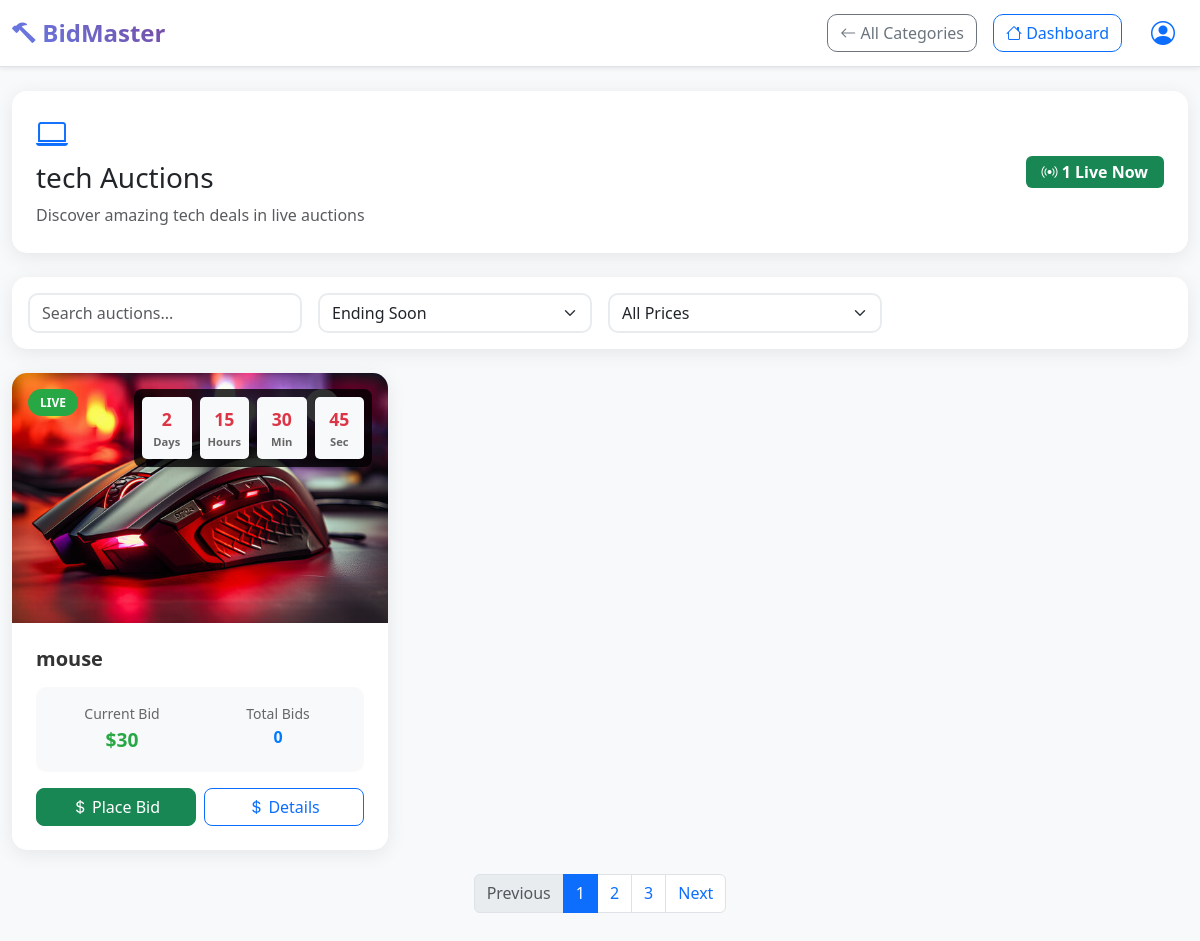
Page /live_to_show/13/tech on the earlier database version.
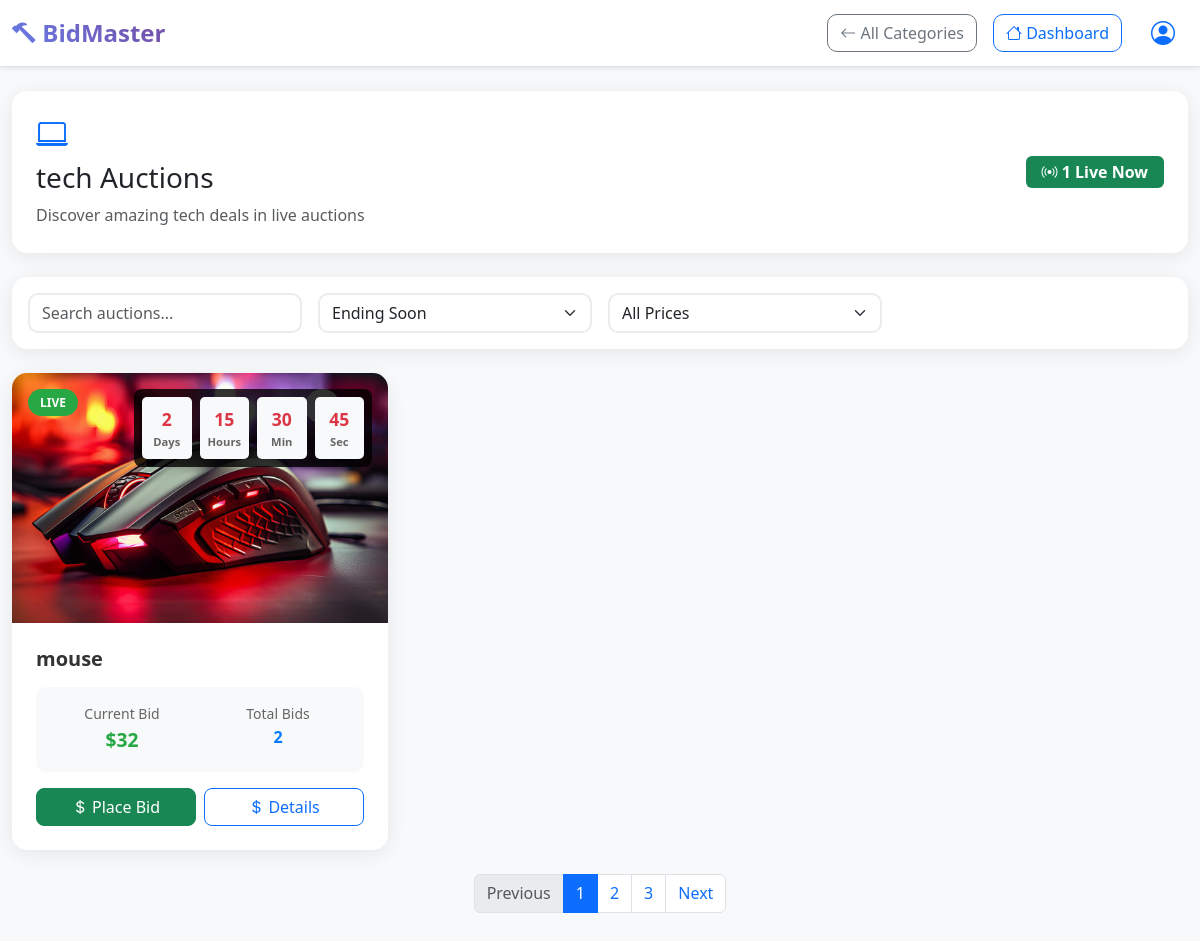
Same page on the later database version.
### accounts/models.py (models this page shows, shortened)
class Products (models.Model):
    product_id=models.AutoField(primary_key=True)
    product_name=models.CharField(max_length=50,default='')
    product_category=models.CharField(max_length=50,default='')
    product_desc=models.CharField(max_length=1000,default='')
    product_pub_date=models.DateField(default=date.today)
    product_end_date=models.DateField(default=ten_days_later)
    product_image=models.ImageField(upload_to='auctions/images',default='')
    product_start_price= models.IntegerField(default=0)
    product_current_price= models.IntegerField(default=0)
    product_end_price=models.IntegerField(default=0)
    product_mid_price=models.IntegerField(default=0)
    product_owner=models.IntegerField(default=0)
    product_winner=models.CharField(default=-1)
    product_winner_id=models.IntegerField(default=-1)
    product_bidders=models.CharField(max_length=200,default='')
    product_status=models.CharField(max_length=50,default='pending')
    product_bids_count=models.IntegerField(default=0)

### accounts/views.py (the view)
# urls.py: path('live_to_show/<int:member_id>/<str:category>', views.live_to_show,name='live_to_show'),
def live_to_show(request,member_id,category):
    print(member_id,category)
    live=Products.objects.filter(product_category=category,product_status='live')
    return render(request,'accounts/bidderCatagoryDetail.html',{'category':category,'id':member_id,'live':len(live),'products':live})

### accounts/templates/accounts/bidderCatagoryDetail.html (shortened to what the changed rows need)
<!DOCTYPE html>
<html lang="en">
<head>
    <link href="https://cdn.jsdelivr.net/npm/bootstrap@5.3.0/dist/css/bootstrap.min.css" rel="stylesheet">
    <link href="https://cdn.jsdelivr.net/npm/bootstrap-icons@1.10.0/font/bootstrap-icons.css" rel="stylesheet">
</head>
<body class="bg-light">
    <div class="container-fluid py-4">
        <div class="row mb-4">
            <div class="col-12">
                <div class="page-header p-4">
                    <div class="row align-items-center">
                        <div class="col-md-8">
                            <h1 class="h2 mb-2">
                                <i class="bi bi-laptop text-primary" id="categoryIcon"></i>
                                <h3>{{category}} Auctions</h3>
                            </h1>
                            <p class="text-muted mb-0" id="categoryDescription">Discover amazing {{category}} deals in live auctions</p>
                        </div>
                    </div>
                </div>
            </div>
        </div>
        <div class="row g-4" id="auctionsGrid">
            {% for product in products %}
            <div class="col-lg-4 col-md-6" data-price="2850" data-bids="23" data-ending="2024-08-20T14:30:00">
                <div class="card auction-card h-100">
                    <div class="auction-image">
                        <img src="{{product.product_image.url}}" class="card-img-top" alt="iPhone 15 Pro">
                        <div class="auction-status">LIVE</div>
                        <button class="watch-btn" onclick="toggleWatch(this)">
                        </button>
                        <div class="auction-timer">
                            <div class="countdown-timer" data-end="2024-08-20T14:30:00">
                                <div class="countdown-item">
                                    <div class="countdown-number">2</div>
                                    <div class="countdown-label">Days</div>
                                </div>
                                <div class="countdown-item">
                                    <div class="countdown-number">15</div>
                                    <div class="countdown-label">Hours</div>
                                </div>
                                <div class="countdown-item">
                                    <div class="countdown-number">30</div>
                                    <div class="countdown-label">Min</div>
                                </div>
                                <div class="countdown-item">
                                    <div class="countdown-number">45</div>
                                    <div class="countdown-label">Sec</div>
                                </div>
                            </div>
                        </div>
                    </div>
                    <div class="card-body auction-details">
                        <h5 class="card-title">{{product.product_name}}</h5>
                        <div class="auction-meta">
                            <div>
                                <small>Current Bid</small>
                                <div class="current-bid">${{product.product_current_price}}</div>
                            </div>
                            <div>
                                <small>Total Bids</small>
                                <div class="bid-count">{{product.product_bids_count}}</div>
                            </div>
                        </div>
                        <div class="auction-actions">
                            <a href="/show_details/{{id}}/{{product.product_id}}" class="btn btn-success btn-custom">
                                <i class="bi bi-currency-dollar"></i> Place Bid
                            </a>
                            <a href="/show_details/{{id}}/{{product.product_id}}" class="btn btn-outline-primary btn-custom">
                                <i class="bi bi-currency-dollar"></i> Details
                            </a>
                        </div>
                    </div>
                </div>
            </div>
            {% endfor %}
        </div>
    </div>
</body>
</html>

Differences in the rows shown:
changed Products "mouse": product_current_price "30" → "32"; product_bids_count "0" → "2"
